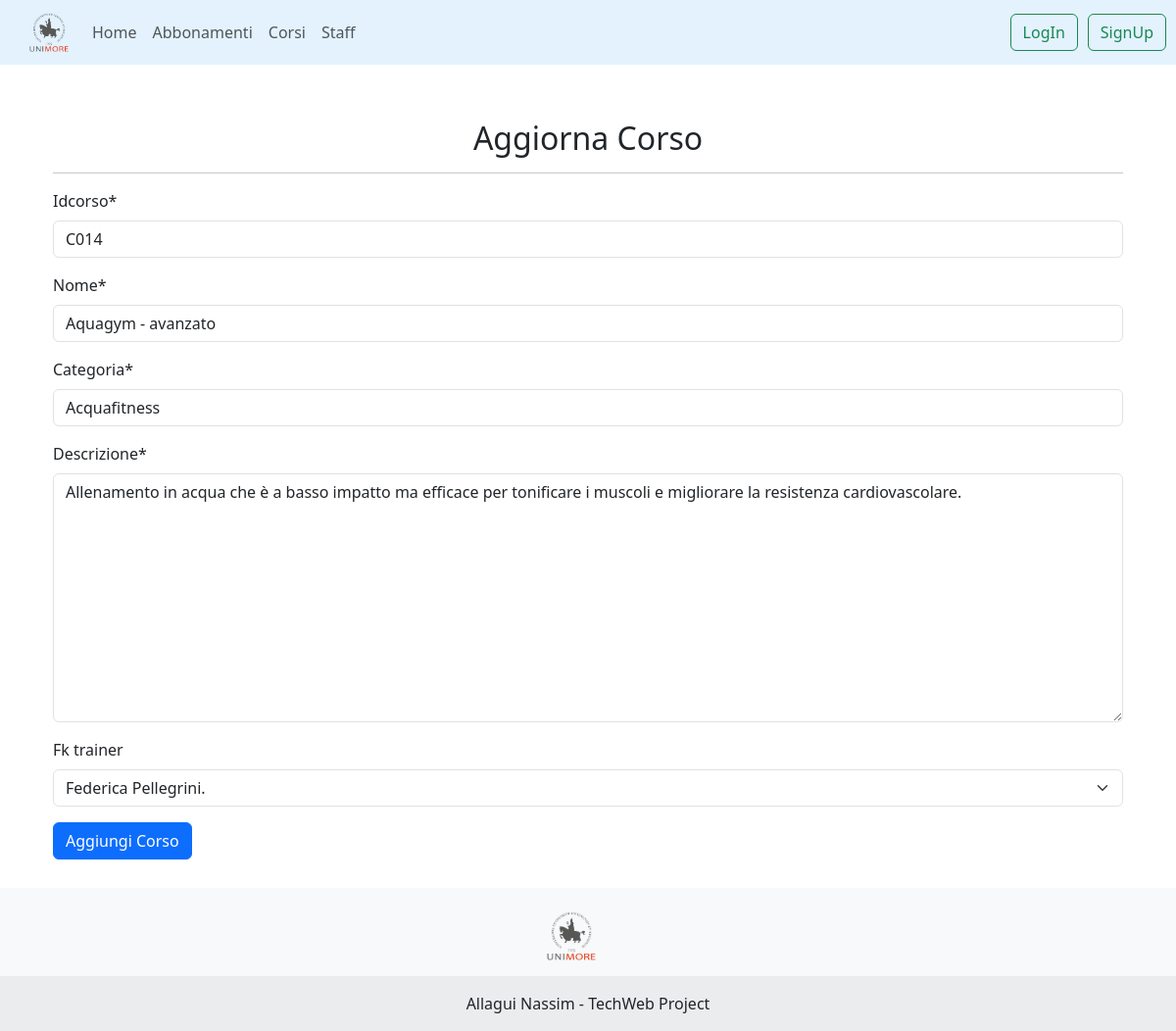
Screenshot of /unimoregym/corso/C014/aggiorna/ with the database file from the repository.
### unimoregym/models.py (models this page shows, shortened)
class Corso(models.Model):
    idcorso = models.CharField(max_length=255, primary_key=True)
    nome = models.CharField(max_length=255)
    categoria = models.CharField(max_length=255, default="")
    descrizione = models.TextField()
    durata = models.IntegerField(default=60, help_text="Durata in minuti")
    fk_trainer = models.ForeignKey(Trainer, on_delete=models.CASCADE, null=True, blank=True)
    valutazione_media = models.FloatField(default=0)
    class Meta:
        verbose_name_plural = "Corsi"

class Trainer(models.Model):
    id = models.AutoField(primary_key=True)
    nome = models.CharField(max_length=255)
    cognome = models.CharField(max_length=255)
    descrizione = models.TextField()
    def __str__(self):
        out = self.nome + " " + self.cognome + ". "
        return out
    class Meta:
        verbose_name_plural = "Trainers"

### unimoregym/views.py (the view)
# urls.py: path('corso/<str:pk>/aggiorna/', CorsoUpdateView.as_view(), name='aggiorna_corso'),
class CorsoUpdateView(GroupRequiredMixin, UpdateView):
    group_required = ["Owner"]
    model = Corso
    form_class = CreateCorsoForm
    title = "Aggiorna Corso"
    template_name = 'gym/gestore_views/update_entry.html'
    success_url = reverse_lazy('unimoregym:ListaCorsi')

### unimoregym/forms.py
class CreateCorsoForm(forms.ModelForm):
    helper = FormHelper()
    helper.form_id = "addCorso_crispy_form"
    helper.form_method = "POST"
    helper.add_input(Submit("submit","Aggiungi Corso"))
    class Meta:
        model = Corso
        fields = ['idcorso','nome', 'categoria','descrizione','fk_trainer']

### unimoregym/templates/gym/gestore_views/update_entry.html (shortened to what this page needs)
{% extends 'base_page.html' %}
{% load crispy_forms_tags %}
{% load crispy_forms_filters %}
{% block content %}
<div class="container">
    <h2 style="text-align: center">{{ view.title }}</h2><hr>
    <form method="post">
        {% crispy form %}
    </form>
<br><hr>
</div>
{% endblock %}

### templates/base_page.html (style rules this page uses)
body, html { height: 100%; }

### rows the page displays
Corso: idcorso "C014", nome "Aquagym - avanzato", categoria "Acquafitness", descrizione "Allenamento in acqua che è a basso impatto ma efficace per tonificare i muscoli e migliorare la resistenza cardiovascolare.", fk_trainer "Federica Pellegrini."

### other values shown
{{ view.title }} "Aggiorna Corso"
